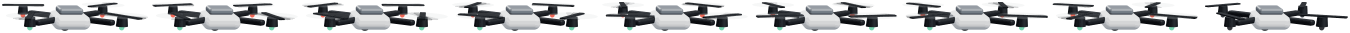
#> input picture assets/field-tracking/drone.png, 2700 x 66 px (shown at 1/2 size); its folder holds 3 pictures in this run
$ python optimize.py
#> lines starting #> are read from the running program, lines starting #| are printed output that depends on the picture
"""Reduce los PNG de assets/field-tracking a paleta de 256 colores con alfa (sin dependencias fuera de Pillow).

    python3 scripts/field-tracking/optimize.py
"""
import pathlib
from PIL import Image

root = pathlib.Path(__file__).resolve().parents[2] / 'assets' / 'field-tracking'
for p in sorted(root.glob('*.png')):
    before = p.stat().st_size
    im = Image.open(p).convert('RGBA')
#> im is the input picture: PIL image 2700x66 RGBA; mean R, G, B, A 54.6, 56.4, 57.9, 103.7
    q = im.quantize(colors=256, method=Image.Quantize.FASTOCTREE, dither=Image.Dither.NONE)
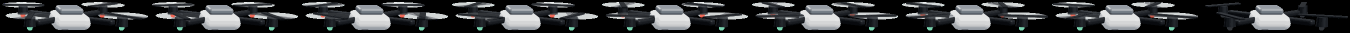
#> q: PIL image 2700x66 P (shown at 1/2 size); mean R, G, B 54.6, 56.4, 57.9
    q.save(p, optimize=True)
    print(f'{p.name}: {before // 1024} KB -> {p.stat().st_size // 1024} KB')
#> pass 2 of the loop `for p in sorted(root.glob('*.png')):`:
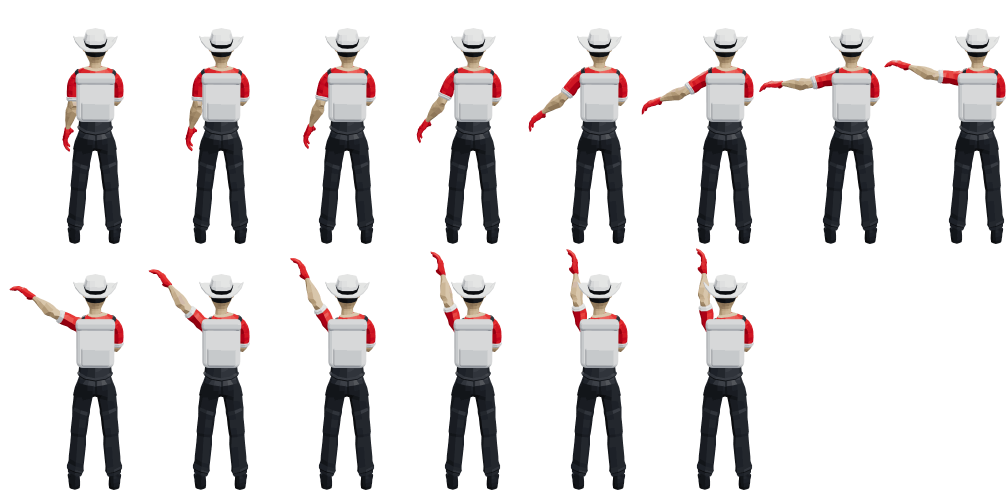
#> input picture assets/field-tracking/farmer-drone-intro.png, 2016 x 984 px (shown at 1/2 size)
#> im is the input picture: PIL image 2016x984 RGBA; mean R, G, B, A 25.1, 22.3, 22.8, 56.3
#> `q = im.quantize(colors=256, method=Image.Quantize.FASTOCTREE, dither=I..`:
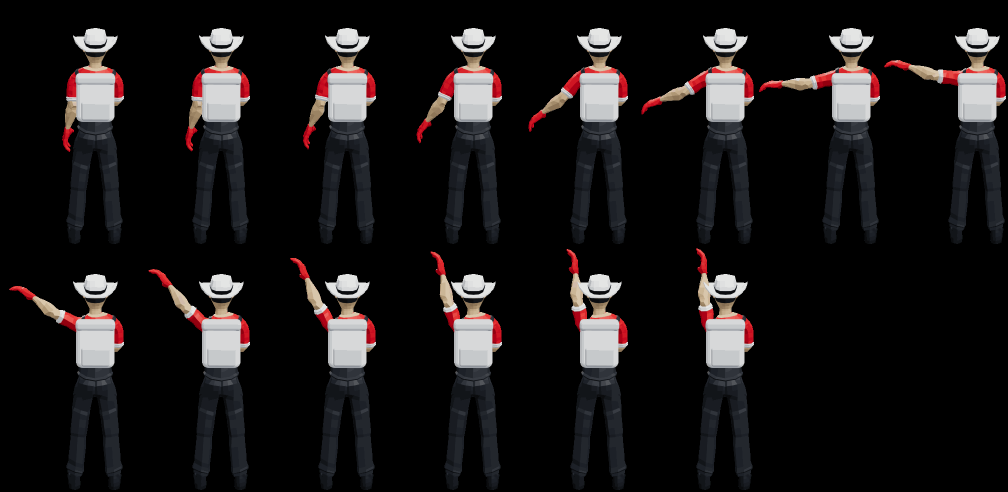
#> q: PIL image 2016x984 P (shown at 1/2 size); mean R, G, B 25.1, 22.3, 22.8
#> pass 3 of the loop `for p in sorted(root.glob('*.png')):`:
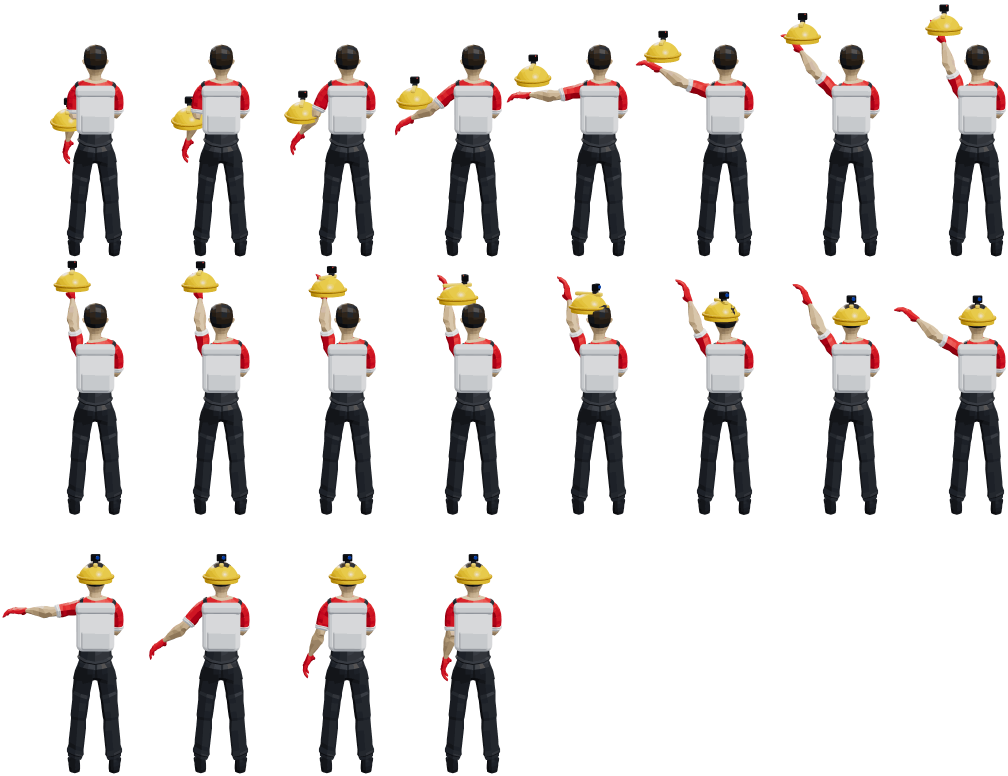
#> input picture assets/field-tracking/farmer-gopro-intro.png, 2016 x 1551 px (shown at 1/2 size)
#> im is the input picture: PIL image 2016x1551 RGBA; mean R, G, B, A 22.6, 19.6, 18.3, 52.1
#> `q = im.quantize(colors=256, method=Image.Quantize.FASTOCTREE, dither=I..`:
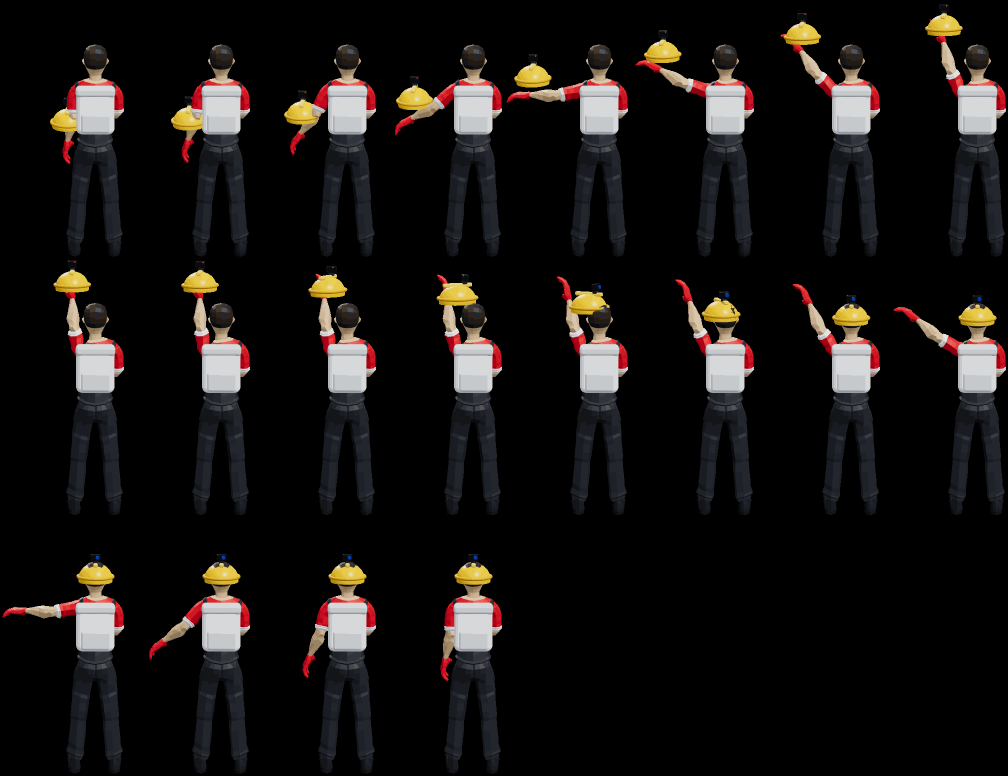
#> q: PIL image 2016x1551 P (shown at 1/2 size); mean R, G, B 22.6, 19.6, 18.3
